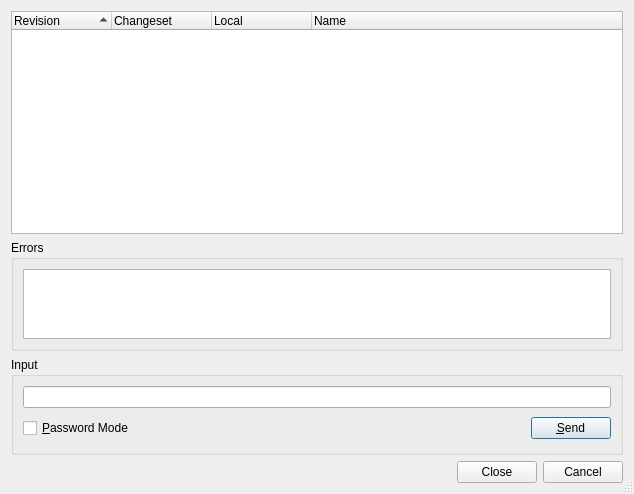
<?xml version="1.0" encoding="UTF-8"?>
<ui version="4.0">
 <class>HgTagBranchListDialog</class>
 <widget class="QDialog" name="HgTagBranchListDialog">
  <property name="geometry">
   <rect>
    <x>0</x>
    <y>0</y>
    <width>634</width>
    <height>494</height>
   </rect>
  </property>
  <property name="windowTitle">
   <string>Mercurial Tag List</string>
  </property>
  <property name="whatsThis">
   <string>&lt;b&gt;Mercurial Tag/Branch List&lt;/b&gt;
&lt;p&gt;This dialog shows a list of the projects tags or branches.&lt;/p&gt;</string>
  </property>
  <property name="sizeGripEnabled">
   <bool>true</bool>
  </property>
  <layout class="QVBoxLayout">
   <item>
    <widget class="QTreeWidget" name="tagList">
     <property name="sizePolicy">
      <sizepolicy hsizetype="Expanding" vsizetype="Expanding">
       <horstretch>0</horstretch>
       <verstretch>2</verstretch>
      </sizepolicy>
     </property>
     <property name="contextMenuPolicy">
      <enum>Qt::CustomContextMenu</enum>
     </property>
     <property name="whatsThis">
      <string>&lt;b&gt;Tag/Branches List&lt;/b&gt;
&lt;p&gt;This shows a list of the projects tags or branches.&lt;/p&gt;</string>
     </property>
     <property name="alternatingRowColors">
      <bool>true</bool>
     </property>
     <property name="rootIsDecorated">
      <bool>false</bool>
     </property>
     <property name="itemsExpandable">
      <bool>false</bool>
     </property>
     <property name="sortingEnabled">
      <bool>true</bool>
     </property>
     <column>
      <property name="text">
       <string>Revision</string>
      </property>
     </column>
     <column>
      <property name="text">
       <string>Changeset</string>
      </property>
     </column>
     <column>
      <property name="text">
       <string>Local</string>
      </property>
     </column>
     <column>
      <property name="text">
       <string>Name</string>
      </property>
     </column>
    </widget>
   </item>
   <item>
    <widget class="QGroupBox" name="errorGroup">
     <property name="sizePolicy">
      <sizepolicy hsizetype="Preferred" vsizetype="Expanding">
       <horstretch>0</horstretch>
       <verstretch>1</verstretch>
      </sizepolicy>
     </property>
     <property name="title">
      <string>Errors</string>
     </property>
     <layout class="QVBoxLayout">
      <item>
       <widget class="QTextEdit" name="errors">
        <property name="readOnly">
         <bool>true</bool>
        </property>
        <property name="acceptRichText">
         <bool>false</bool>
        </property>
       </widget>
      </item>
     </layout>
    </widget>
   </item>
   <item>
    <widget class="QGroupBox" name="inputGroup">
     <property name="title">
      <string>Input</string>
     </property>
     <layout class="QGridLayout">
      <item row="1" column="1">
       <spacer>
        <property name="orientation">
         <enum>Qt::Horizontal</enum>
        </property>
        <property name="sizeType">
         <enum>QSizePolicy::Expanding</enum>
        </property>
        <property name="sizeHint" stdset="0">
         <size>
          <width>327</width>
          <height>29</height>
         </size>
        </property>
       </spacer>
      </item>
      <item row="1" column="2">
       <widget class="QPushButton" name="sendButton">
        <property name="toolTip">
         <string>Press to send the input to the hg process</string>
        </property>
        <property name="text">
         <string>&amp;Send</string>
        </property>
        <property name="shortcut">
         <string>Alt+S</string>
        </property>
       </widget>
      </item>
      <item row="0" column="0" colspan="3">
       <widget class="QLineEdit" name="input">
        <property name="toolTip">
         <string>Enter data to be sent to the hg process</string>
        </property>
       </widget>
      </item>
      <item row="1" column="0">
       <widget class="QCheckBox" name="passwordCheckBox">
        <property name="toolTip">
         <string>Select to switch the input field to password mode</string>
        </property>
        <property name="text">
         <string>&amp;Password Mode</string>
        </property>
        <property name="shortcut">
         <string>Alt+P</string>
        </property>
       </widget>
      </item>
     </layout>
    </widget>
   </item>
   <item>
    <widget class="QDialogButtonBox" name="buttonBox">
     <property name="orientation">
      <enum>Qt::Horizontal</enum>
     </property>
     <property name="standardButtons">
      <set>QDialogButtonBox::Cancel|QDialogButtonBox::Close</set>
     </property>
    </widget>
   </item>
  </layout>
 </widget>
 <pixmapfunction>qPixmapFromMimeSource</pixmapfunction>
 <tabstops>
  <tabstop>tagList</tabstop>
  <tabstop>errors</tabstop>
  <tabstop>input</tabstop>
  <tabstop>passwordCheckBox</tabstop>
  <tabstop>sendButton</tabstop>
  <tabstop>buttonBox</tabstop>
 </tabstops>
 <resources/>
 <connections/>
</ui>
